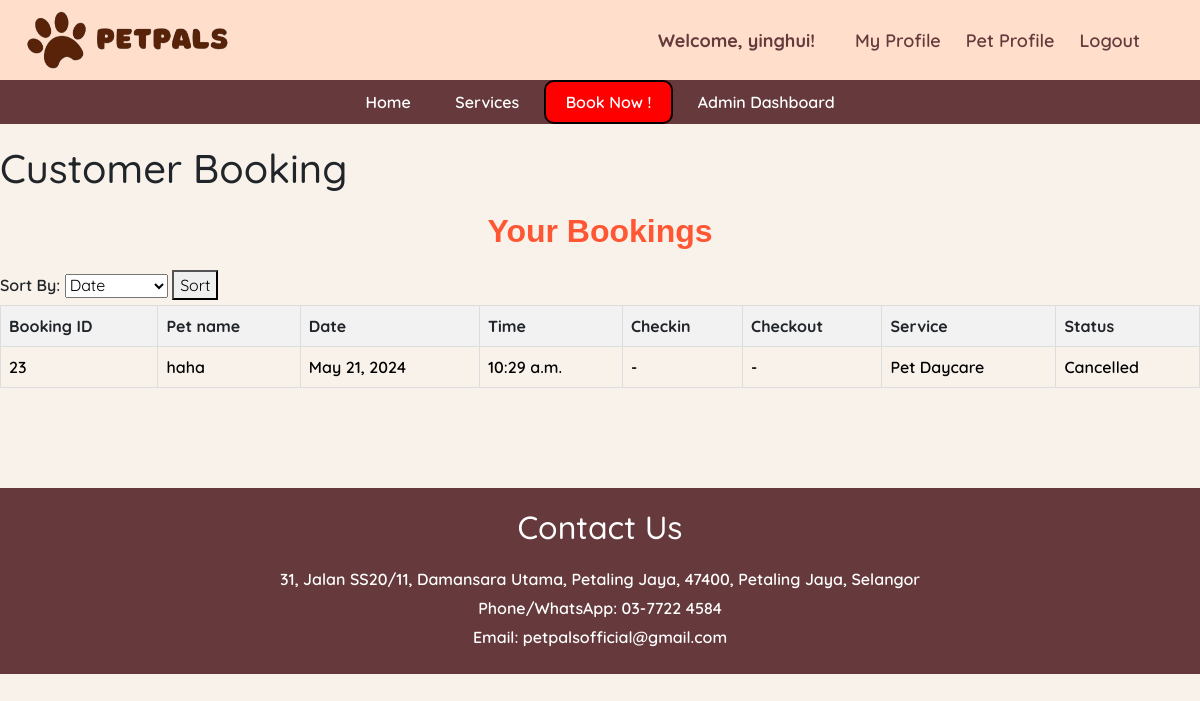
Before: /customer_booking/ (signed in) with the older database file.
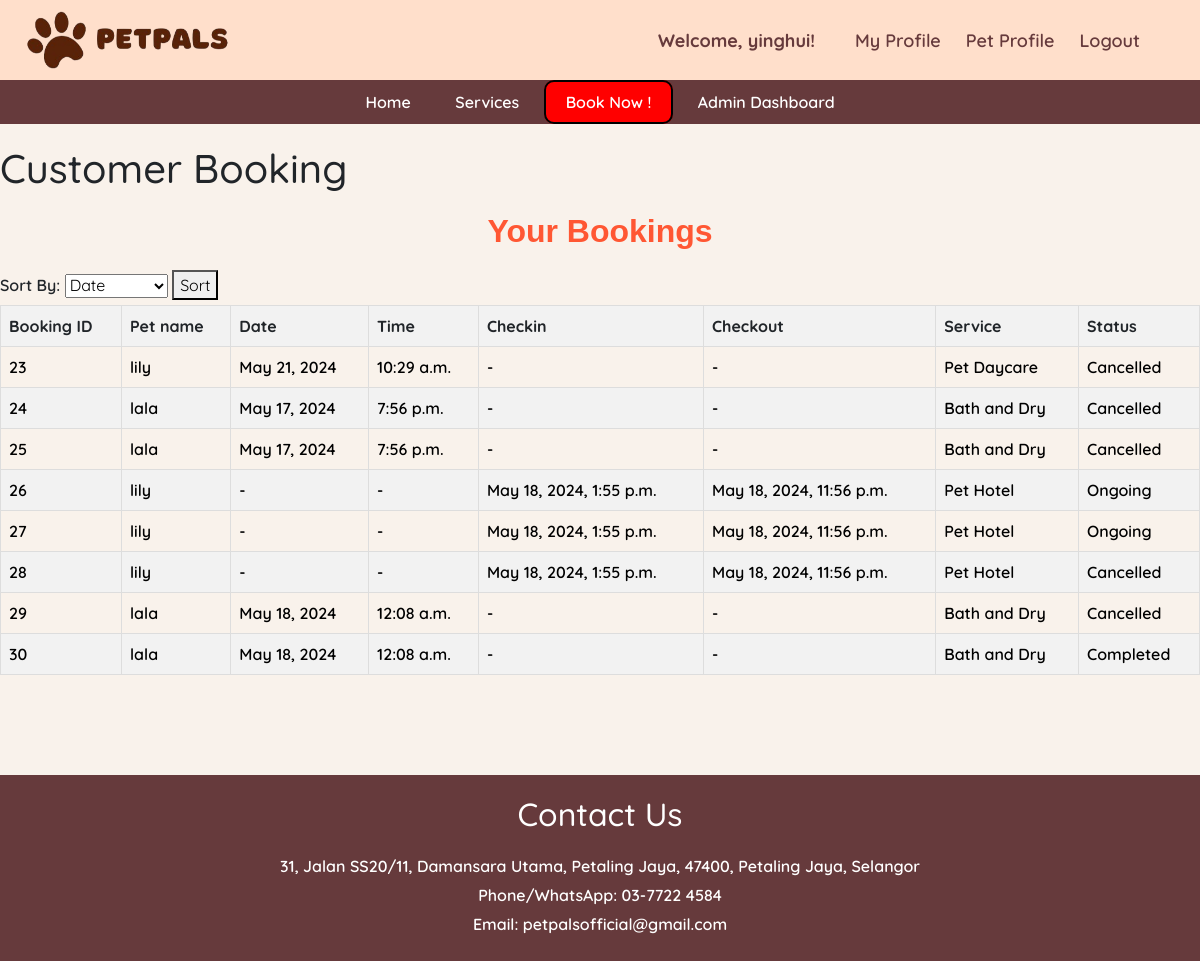
After: the same page with the newer database file.
### main/models.py (models this page shows, shortened)
class Booking(models.Model):
    owner = models.ForeignKey(Owner, null=True, on_delete=models.CASCADE)
    pet = models.ManyToManyField(Pet)
    date = models.DateField(blank=True, null=True)
    time = models.TimeField(blank=True, null=True)
    SERVICE_CHOICES = [
        ('Hair Grooming', 'Hair Grooming'),
        ('Bath and Dry', 'Bath and Dry'),
        ('Pet Hotel', 'Pet Hotel'),
        ('Pet Daycare', 'Pet Daycare'),
    ]
    service = models.CharField(max_length=50, choices=SERVICE_CHOICES)
    STATUS_CHOICES = [
        ('Ongoing', 'Ongoing'),
        ('Completed', 'Completed'),
        ('Cancelled', 'Cancelled'),
    ]
    status = models.CharField(max_length=20, choices=STATUS_CHOICES, default='Ongoing')
    checkin = models.DateTimeField(null=True, blank=True)
    checkout = models.DateTimeField(null=True, blank=True)

class Pet(models.Model):
    name = models.CharField(max_length=20)
    owner = models.ForeignKey(Owner, null=True, on_delete=models.CASCADE)
    age = models.PositiveBigIntegerField()
    species = models.CharField(max_length=50)
    breed = models.CharField(max_length=50)
    profile_pic = models.ImageField(default="profile.jpg", null=True, blank=True)

### main/views.py (the view)
# urls.py: path('customer_booking/', views.customer_booking, name='customer_booking'),
@login_required
def customer_booking(request):
    owner = request.user.owner
    bookings = Booking.objects.filter(owner=owner, )
    context = {
        'bookings': bookings,
    }
    return render(request, 'customer_booking.html', context)

### main/templates/customer_booking.html (shortened to what this page needs)
{% extends 'base.html' %}
{% block content %}
<!DOCTYPE html>
<html lang="en">
<head>
</head>
<body>
    <h1 class="ti">Customer Booking</h1>
    <div style="margin-top: 20px; margin-bottom: 20px;">
    <h2 class="dash">Your Bookings</h2>
    <form method="GET" action="" class="sorting-form">
        <label for="sort_by">Sort By:</label>
        <select name="sort_by" id="sort_by" class="sort-select">
            <option value="date">Date</option>
        </select>
        <button type="submit" class="sort-button">Sort</button>
    </form>
    <table>
        <thead>
            <tr>
                <th>Booking ID</th>
                <th>Pet name</th>
                <th>Date</th>
                <th>Time</th>
                <th>Checkin</th>
                <th>Checkout</th>
                <th>Service</th>
                <th>Status</th>
            </tr>
        </thead>
        <tbody>
            {% for booking in bookings %}
            <tr>
                <td>{{ booking.id }}</td>
                <td>
                    {% for pet in booking.pet.all %}
                        {{ pet.name }}{% if not forloop.last %}, {% endif %}
                    {% endfor %}
                </td>
                <td>{{ booking.date|default:"-" }}</td>
                <td>{{ booking.time|default:"-" }}</td>
                <td>{{ booking.checkin|default:"-" }}</td>
                <td>{{ booking.checkout|default:"-" }}</td>
                <td>{{ booking.service }}</td>
                <td>{{ booking.status }}</td>
            </tr>
            {% endfor %}
        </tbody>
    </table>
    </div>
</body>
</html>
{% endblock %}

Changed rows visible on the page:
changed Pet: name "haha" → "lily"
now on this page (row edited): Booking: id "24", date "May 17, 2024", time "7:56 p.m.", checkin "-", checkout "-", service "Bath and Dry", status "Cancelled"
now on this page (row edited): Pet: name "lala"
now on this page (row edited): Booking: id "25", date "May 17, 2024", time "7:56 p.m.", checkin "-", checkout "-", service "Bath and Dry", status "Cancelled"
now on this page (row edited): Booking: id "26", date "-", time "-", checkin "May 18, 2024, 1:55 p.m.", checkout "May 18, 2024, 11:56 p.m.", service "Pet Hotel", status "Ongoing", Pet (name "lily")
now on this page (row edited): Booking: id "27", date "-", time "-", checkin "May 18, 2024, 1:55 p.m.", checkout "May 18, 2024, 11:56 p.m.", service "Pet Hotel", status "Ongoing", Pet (name "lily")
now on this page (row edited): Booking: id "28", date "-", time "-", checkin "May 18, 2024, 1:55 p.m.", checkout "May 18, 2024, 11:56 p.m.", service "Pet Hotel", status "Cancelled", Pet (name "lily")
now on this page (row edited): Booking: id "29", date "May 18, 2024", time "12:08 a.m.", checkin "-", checkout "-", service "Bath and Dry", status "Cancelled"
now on this page (row edited): Booking: id "30", date "May 18, 2024", time "12:08 a.m.", checkin "-", checkout "-", service "Bath and Dry", status "Completed"
